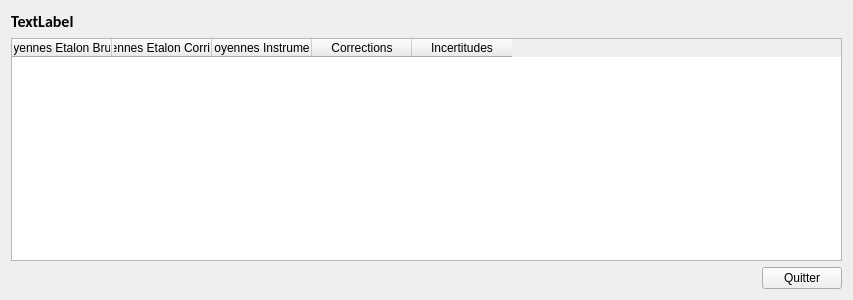
<?xml version="1.0" encoding="UTF-8"?>
<ui version="4.0">
 <class>Form</class>
 <widget class="QWidget" name="Form">
  <property name="geometry">
   <rect>
    <x>0</x>
    <y>0</y>
    <width>853</width>
    <height>300</height>
   </rect>
  </property>
  <property name="windowTitle">
   <string>Resume </string>
  </property>
  <layout class="QGridLayout" name="gridLayout">
   <item row="0" column="0">
    <widget class="QLabel" name="label">
     <property name="font">
      <font>
       <family>Calibri</family>
       <pointsize>12</pointsize>
       <weight>75</weight>
       <bold>true</bold>
      </font>
     </property>
     <property name="text">
      <string>TextLabel</string>
     </property>
    </widget>
   </item>
   <item row="1" column="0" colspan="2">
    <widget class="QTableWidget" name="tableWidget">
     <property name="sizePolicy">
      <sizepolicy hsizetype="Preferred" vsizetype="Expanding">
       <horstretch>0</horstretch>
       <verstretch>0</verstretch>
      </sizepolicy>
     </property>
     <property name="baseSize">
      <size>
       <width>0</width>
       <height>0</height>
      </size>
     </property>
     <property name="showGrid">
      <bool>true</bool>
     </property>
     <attribute name="horizontalHeaderDefaultSectionSize">
      <number>100</number>
     </attribute>
     <attribute name="horizontalHeaderHighlightSections">
      <bool>false</bool>
     </attribute>
     <attribute name="horizontalHeaderShowSortIndicator" stdset="0">
      <bool>false</bool>
     </attribute>
     <attribute name="horizontalHeaderStretchLastSection">
      <bool>false</bool>
     </attribute>
     <attribute name="verticalHeaderVisible">
      <bool>true</bool>
     </attribute>
     <attribute name="verticalHeaderHighlightSections">
      <bool>true</bool>
     </attribute>
     <attribute name="verticalHeaderShowSortIndicator" stdset="0">
      <bool>false</bool>
     </attribute>
     <attribute name="verticalHeaderStretchLastSection">
      <bool>false</bool>
     </attribute>
     <column>
      <property name="text">
       <string>Moyennes Etalon Brutes</string>
      </property>
     </column>
     <column>
      <property name="text">
       <string>Moyennes Etalon Corrigees</string>
      </property>
     </column>
     <column>
      <property name="text">
       <string>Moyennes Instrument</string>
      </property>
     </column>
     <column>
      <property name="text">
       <string>Corrections</string>
      </property>
     </column>
     <column>
      <property name="text">
       <string>Incertitudes</string>
      </property>
     </column>
    </widget>
   </item>
   <item row="2" column="1">
    <widget class="QPushButton" name="pushButton">
     <property name="text">
      <string>Quitter</string>
     </property>
    </widget>
   </item>
   <item row="2" column="0">
    <spacer name="horizontalSpacer">
     <property name="orientation">
      <enum>Qt::Horizontal</enum>
     </property>
     <property name="sizeHint" stdset="0">
      <size>
       <width>40</width>
       <height>20</height>
      </size>
     </property>
    </spacer>
   </item>
  </layout>
 </widget>
 <resources/>
 <connections/>
</ui>
